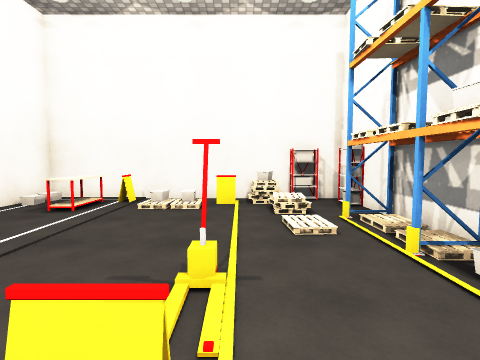
[1] (above)

12 first-person views from a walk through a 3-D level made in the Unity game engine. The camera is 1.4 m above the floor, tilts 4° down and sees 80° across. Doors are open. The floor is counted in squares, 1 m on a side. Each view is taken from the middle of a square. On the plan, view 1 faces up. The plan holds only what a view shows up to about 14 squares ahead; the rest is blank. The place goes on beyond the plan. The player is left out. Some surface patterns are stand-ins.

[2]
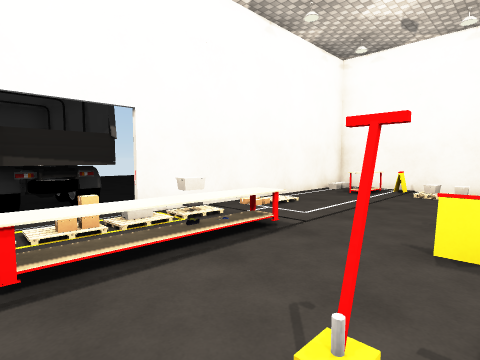

[3]
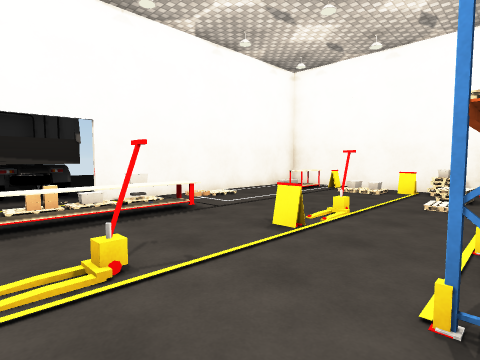

[4]
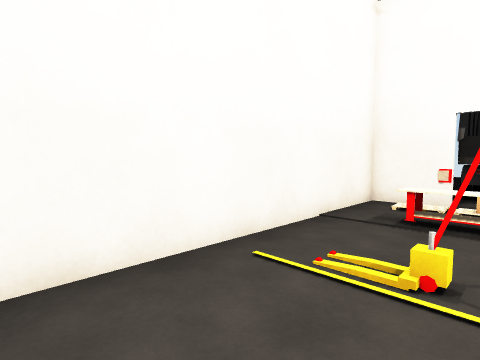

[5]
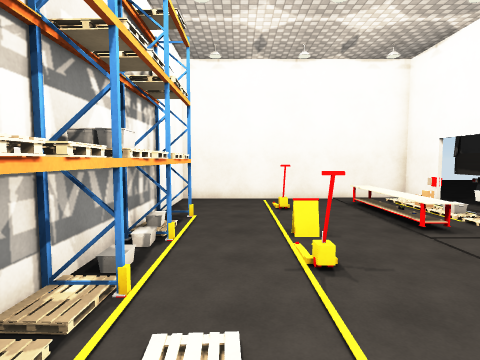

[6]
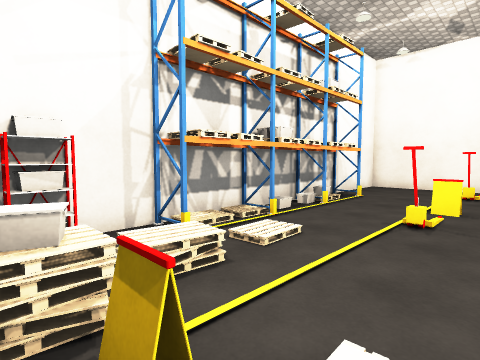

[7]
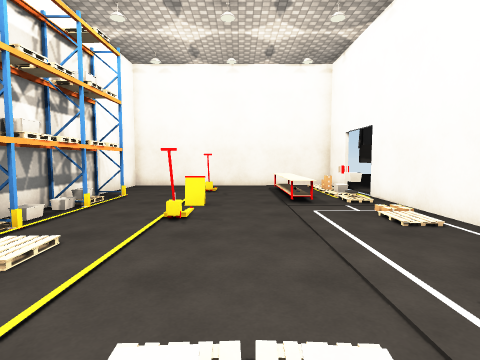

[8]
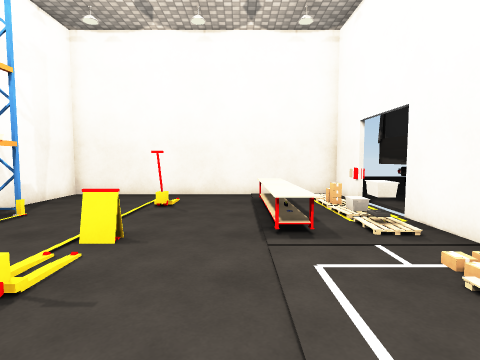

[9]
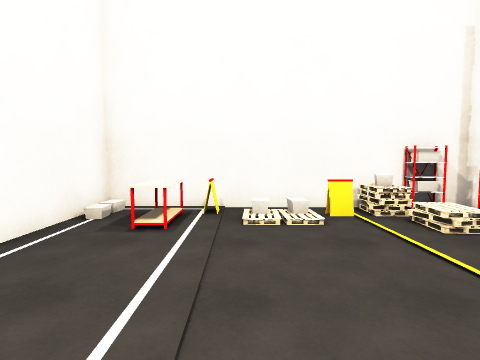

[10]
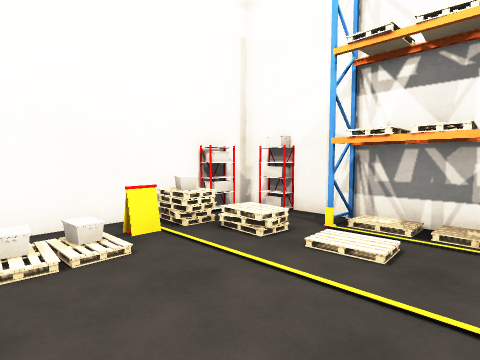

[11]
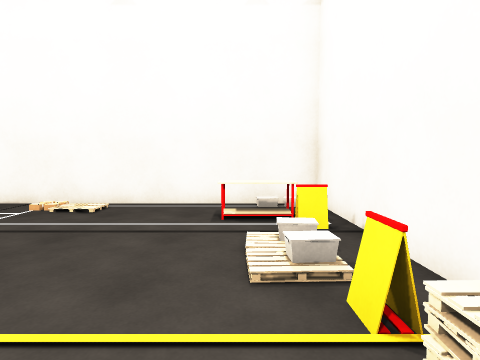

[12]
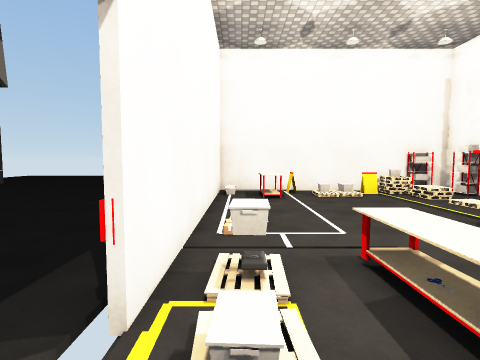

### Floor plan
Key: @ floor where view 1 was taken; # wall or solid block; . main floor; : floor 0.25 m higher than the main floor; / step, stairs or slope; D open door; O other object.
Columns run from 9 left of view 1 to 4 right of it. Each row starts with its distance up from view 1.
 11   ############
 10   #..##.#OOOO#
  9   #.OO//OOOOO#
  8   #.O.///.//.#
  7   #.........O#
  6   #.......///O
  5   #........./#
  4   #:.....O..O#
  3   #/........ #
  2  .#.........O#
  1  .#..O..OO..O#
  0  .#O.O...@...#
 -1 OOOO.O......O#
 -2 OODO.O..O....#
 -3 OOD..O.......#
 -4 ..O..O.......#
 -5  .#..........#
 -6   ############

Where each view was taken, in squares from view 1:
view 1: 0 up, 0 right, facing up
view 2: 4 down, 0 right, facing up-left
view 3: 4 down, 3 right, facing up-left
view 4: 2 down, 3 right, facing down-left
view 5: 8 up, 1 right, facing down
view 6: 10 up, 2 left, facing down-right
view 7: 10 up, 2 left, facing down
view 8: 6 up, 3 left, facing down
view 9: 2 up, 3 left, facing up
view 10: 4 up, 3 left, facing up-right
view 11: 8 up, 2 right, facing left
view 12: 3 down, 6 left, facing up
